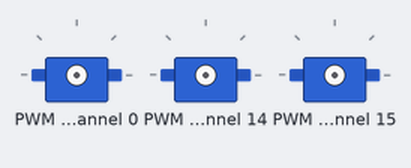
Recording of a program running on a simulated Raspberry Pi (BCM pin numbers). On the bench: 3 × servo. System figures (address, load, memory, disk, uptime) are fixed made-up values; servo angles are drawn from the pulse width (0.5 ms = 0°, 2.5 ms = 180°); library files of the repository ran but are not shown: PCA9685.py. At 2.9 s the program stops and its outputs stay as they are.

Above: at 0.15 s.
At 0.75 s:
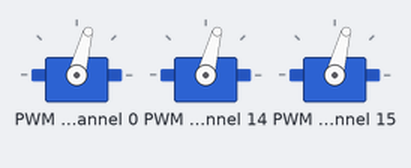
At 1.36 s:
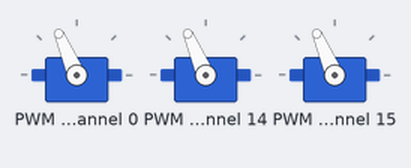
At 1.96 s:
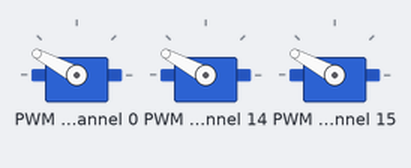
At 2.4 s:
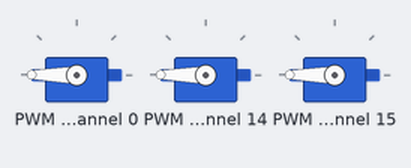
Timing chart, 0 to 3.9 s (numbered marks = the images above):
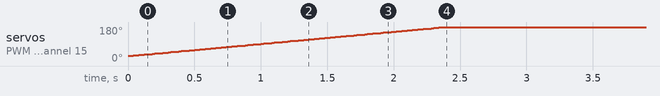

Measured:
- by itself, servo on PWM channel 0, servo on PWM channel 14, servo on PWM channel 15: moves from 28° to 180° over 2.3 s

The program:

servo_test.py
```python
#!/usr/bin/env python
import PCA9685 as servo
import time                  # Import necessary modules

MinPulse = 200
MaxPulse = 700

def setup():
    global pwm
    pwm = servo.PWM()

def servo_test():
    for value in range(MinPulse, MaxPulse):
        pwm.write(0, 0, value)
        pwm.write(14, 0, value)
        pwm.write(15, 0, value)
        time.sleep(0.002)

if __name__ == '__main__':
    setup()
    servo_test()
```
